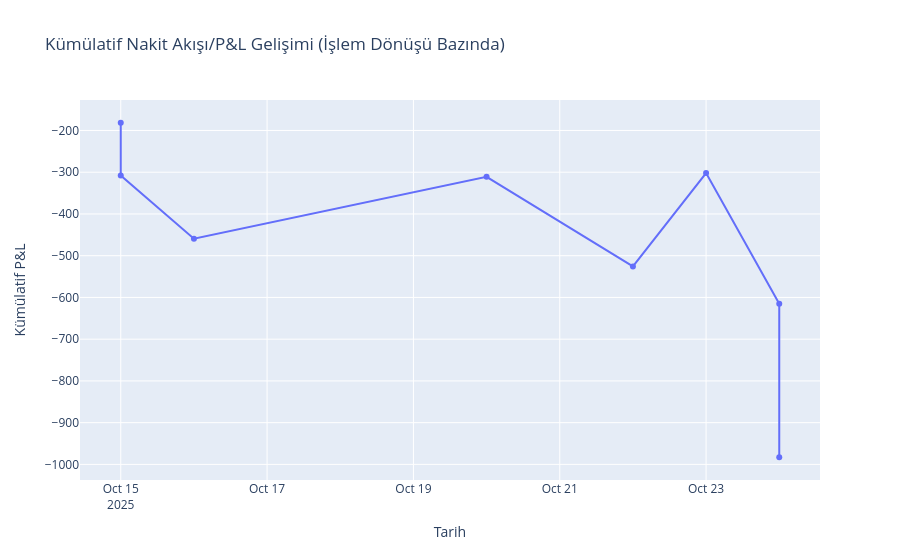
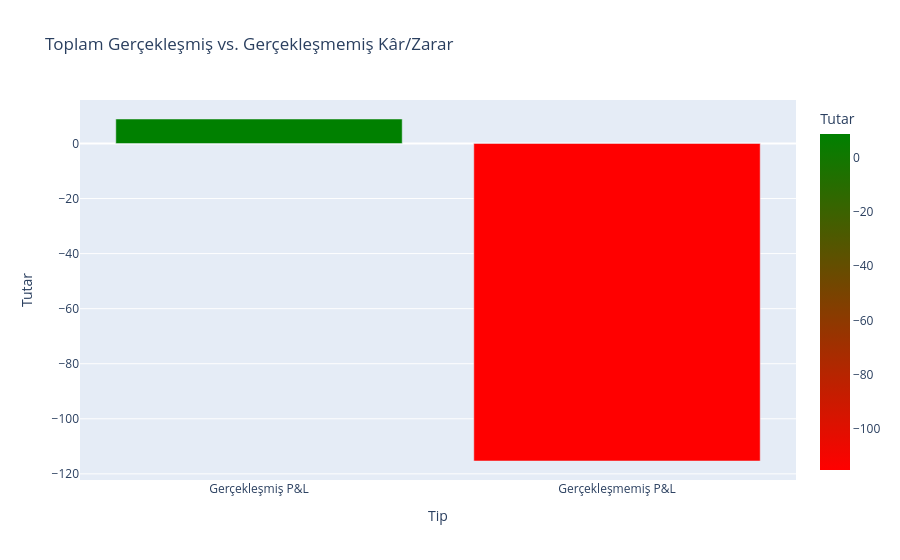
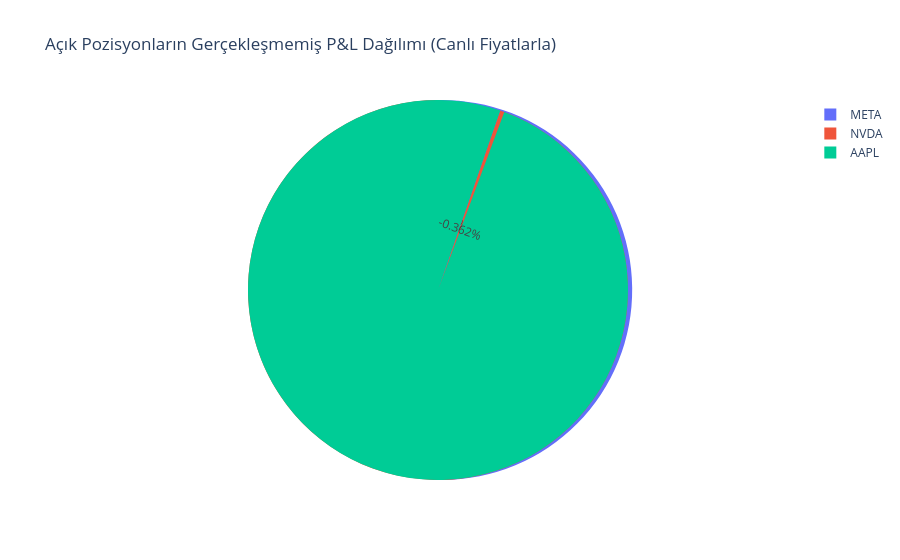

Notebook code for these charts, in order:
### Code cell
import pandas as pd
import plotly.express as px
import yfinance as yf
from IPython.display import display

# --- 1. Veriyi Oluşturma ve Ön İşleme ---
data = {
    'Sembol': ['NVDA', 'BRK.B', 'AAPL', 'AAPL', 'STX', 'STX', 'META', 'VOO'],
    'Tarih': ['15.10.2025', '15.10.2025', '16.10.2025', '20.10.2025', '22.10.2025', '23.10.2025', '24.10.2025', '24.10.2025'],
    'Alınan Miktar ($)': [180.00, 125.00, 150.00, 150.00, 213.13, 225.03, 311.29, 366.48], 
    'İşlem Ücreti': [1.5, 1.5, 1.5, 1.5, 1.5, 1.5, 1.5, 1.5],
    'O anki fiyat': [179.57, 492.89, 247.39, 258.62, 213.13, 225.03, 622.57, 732.95],
    'İşlem': ['BUY', 'BUY', 'BUY', 'SELL', 'BUY', 'SELL', 'BUY', 'BUY'],
    'İşlem Dönüşü ($)': [-181.5, -126.5, -151.5, 148.5, -214.63, 223.53, -312.79, -367.98]
}

df = pd.DataFrame(data)
df['Tarih'] = pd.to_datetime(df['Tarih'], format='%d.%m.%Y')
df['Adet'] = (df['Alınan Miktar ($)'] / df['O anki fiyat']).round(3)
df['Nakış Akışı'] = df['İşlem Dönüşü ($)']

# --- 2. Portföy Durumunu Belirleme (Açık ve Kapanmış Pozisyonlar) ---

net_pozisyonlar = df.groupby(['Sembol', 'İşlem']).agg({'Adet': 'sum'}).unstack(fill_value=0)
net_pozisyonlar.columns = net_pozisyonlar.columns.droplevel(0)
net_pozisyonlar['Net Adet'] = net_pozisyonlar['BUY'] - net_pozisyonlar['SELL']
net_pozisyonlar = net_pozisyonlar.reset_index()

open_df_positions = net_pozisyonlar[net_pozisyonlar['Net Adet'] > 0]
closed_symbols = net_pozisyonlar[net_pozisyonlar['Net Adet'] == 0]['Sembol'].tolist()
open_symbols = open_df_positions['Sembol'].tolist()

# --- 3. YFINANCE ile Canlı Fiyat Çekme ve BRK.B Sorununu Çözme ---
print(f"Canlı fiyatı çekilecek açık pozisyonlar: {open_symbols}")

current_prices = {}
for symbol in open_symbols:
    try:
        # Her sembolü tek tek çekmeyi deniyoruz, bu BRK.B gibi zorlu sembollerde daha güvenilir.
        ticker = yf.Ticker(symbol)
        price_data = ticker.history(period="1d")['Close']
        if not price_data.empty:
            current_prices[symbol] = price_data.iloc[-1]
        else:
            print(f"UYARI: {symbol} için güncel fiyat bulunamadı. Fiyat 0.0 olarak ayarlandı.")
            current_prices[symbol] = 0.0
    except Exception as e:
        print(f"HATA: {symbol} için fiyat çekilemedi: {e}. Fiyat 0.0 olarak ayarlandı.")
        current_prices[symbol] = 0.0

# --- 4. Gerçekleşmemiş P&L Hesaplama (Açık Pozisyonlar) ---

open_df = open_df_positions.copy()
open_df['Canlı_Fiyat'] = open_df['Sembol'].map(current_prices)

# Ortalama Alış Fiyatını Hesapla (Sembolün ilk 'BUY' fiyatını baz alıyoruz)
average_buy_prices = df[df['İşlem'] == 'BUY'].drop_duplicates(subset='Sembol', keep='first').set_index('Sembol')['O anki fiyat']
open_df['Ort_Alış_Fiyat'] = open_df['Sembol'].map(average_buy_prices)

open_df['Gerçekleşmemiş_P&L'] = (open_df['Canlı_Fiyat'] - open_df['Ort_Alış_Fiyat']) * open_df['Net Adet']
open_df['Piyasa_Değeri'] = open_df['Canlı_Fiyat'] * open_df['Net Adet']

# --- 5. Gerçekleşmiş P&L Hesaplama (Kapanmış Pozisyonlar) ---

# Kapanmış sembollerin tüm nakit akışı toplanır. (AAPL ve STX'in net P&L'i)
# AAPL ve STX'in net adedi 0 olduğu için bu, gerçekleşmiş P&L'dir.
closed_pl_df = df[df['Sembol'].isin(closed_symbols)].groupby('Sembol').agg(
    {'Nakış Akışı': 'sum'}
).reset_index().rename(columns={'Nakış Akışı': 'Gerçekleşmiş P&L ($)'})


# --- 6. Temel Metrikler ve Görselleştirme ---

toplam_gerçekleşmiş_pl = closed_pl_df['Gerçekleşmiş P&L ($)'].sum()
toplam_gerçekleşmemiş_pl = open_df['Gerçekleşmemiş_P&L'].sum()

print("\n" + "="*80)
print("              NASDAQ PORTFÖY VE İŞLEM ANALİZ RAPORU")
print("="*80)

# --- A) GENEL PORTFÖY ÖZETİ ---
print("\n--- 1. GENEL P&L ÖZETİ (Tüm Zamanlar) ---")
print(f"1. Gerçekleşmiş (Kapanmış) Toplam Kâr/Zarar: ${toplam_gerçekleşmiş_pl:.2f}")
print(f"2. Gerçekleşmemiş (Açık Pozisyon) Kâr/Zarar: ${toplam_gerçekleşmemiş_pl:.2f}")
print(f"3. Açık Pozisyonların TOPLAM PİYASA DEĞERİ:  ${open_df['Piyasa_Değeri'].sum():.2f}")

# --- B) KAPALI İŞLEMLERİN ANALİZİ ---
print("\n--- 2. KAPALI İŞLEMLER ANALİZİ (Gerçekleşmiş Kâr/Zarar) ---")
display(closed_pl_df)
# Yorum: AAPL ve STX işlemlerinizden elde edilen net kâr/zarar gösterilir.

# --- C) AÇIK POZİSYONLARIN ANALİZİ ---
print("\n--- 3. AÇIK POZİSYONLAR ANALİZİ (Canlı) ---")
display(open_df[['Sembol', 'Net Adet', 'Ort_Alış_Fiyat', 'Canlı_Fiyat', 'Gerçekleşmemiş_P&L', 'Piyasa_Değeri']])

# --- D) GÖRSELLEŞTİRMELER ---

# D.1) Kümülatif P&L Gelişimi
df_cum_pl = df.sort_values('Tarih').copy()
df_cum_pl['Kümülatif P&L'] = df_cum_pl['Nakış Akışı'].cumsum()

fig_cum_pl = px.line(
    df_cum_pl, 
    x='Tarih', 
    y='Kümülatif P&L', 
    title='Kümülatif Nakit Akışı/P&L Gelişimi (İşlem Dönüşü Bazında)',
    markers=True
)
fig_cum_pl.show()

# D.2) Gerçekleşmiş ve Gerçekleşmemiş P&L Karşılaştırması (Yeni Grafik)
pl_comparison = pd.DataFrame({
    'Tip': ['Gerçekleşmiş P&L', 'Gerçekleşmemiş P&L'],
    'Tutar': [toplam_gerçekleşmiş_pl, toplam_gerçekleşmemiş_pl]
})

fig_bar_pl = px.bar(
    pl_comparison,
    x='Tip',
    y='Tutar',
    color='Tutar',
    color_continuous_scale=['red', 'green'],
    title='Toplam Gerçekleşmiş vs. Gerçekleşmemiş Kâr/Zarar'
)
fig_bar_pl.update_layout(showlegend=False)
fig_bar_pl.show()

# D.3) Açık Pozisyonların P&L Dağılımı
fig_unrealized = px.pie(
    open_df, 
    values='Gerçekleşmemiş_P&L', 
    names='Sembol', 
    title='Açık Pozisyonların Gerçekleşmemiş P&L Dağılımı (Canlı Fiyatlarla)'
)
fig_unrealized.show()

### Figure 1 — Plotly figure (JSON) as saved in the notebook; plotly's stock layout.template omitted (floating-point values rounded to 4 significant figures)
{"data": [{"hovertemplate": "Tarih=%{x}<br>Kümülatif P&L=%{y}<extra></extra>", "legendgroup": "", "line": {"color": "#636efa", "dash": "solid"}, "marker": {"symbol": "circle"}, "mode": "lines+markers", "name": "", "orientation": "v", "showlegend": false, "type": "scatter", "x": ["2025-10-15T00:00:00.000000000", "2025-10-15T00:00:00.000000000", "2025-10-16T00:00:00.000000000", "2025-10-20T00:00:00.000000000", "2025-10-22T00:00:00.000000000", "2025-10-23T00:00:00.000000000", "2025-10-24T00:00:00.000000000", "2025-10-24T00:00:00.000000000"], "xaxis": "x", "y": [-181.5, -308.0, -459.5, -311.0, -525.6, -302.1, -614.9, -982.9], "yaxis": "y"}], "layout": {"legend": {"tracegroupgap": 0}, "title": {"text": "Kümülatif Nakit Akışı/P&L Gelişimi (İşlem Dönüşü Bazında)"}, "xaxis": {"anchor": "y", "domain": [0, 1], "title": {"text": "Tarih"}}, "yaxis": {"anchor": "x", "domain": [0, 1], "title": {"text": "Kümülatif P&L"}}}}

### Figure 2 — Plotly figure (JSON) as saved in the notebook; plotly's stock layout.template omitted (floating-point values rounded to 4 significant figures)
{"data": [{"hovertemplate": "Tip=%{x}<br>Tutar=%{marker.color}<extra></extra>", "legendgroup": "", "marker": {"color": [8.9, -115.3], "coloraxis": "coloraxis", "pattern": {"shape": ""}}, "name": "", "orientation": "v", "showlegend": false, "textposition": "auto", "type": "bar", "x": ["Gerçekleşmiş P&L", "Gerçekleşmemiş P&L"], "xaxis": "x", "y": [8.9, -115.3], "yaxis": "y"}], "layout": {"barmode": "relative", "coloraxis": {"colorbar": {"title": {"text": "Tutar"}}, "colorscale": [[0, "red"], [1, "green"]]}, "legend": {"tracegroupgap": 0}, "showlegend": false, "title": {"text": "Toplam Gerçekleşmiş vs. Gerçekleşmemiş Kâr/Zarar"}, "xaxis": {"anchor": "y", "domain": [0, 1], "title": {"text": "Tip"}}, "yaxis": {"anchor": "x", "domain": [0, 1], "title": {"text": "Tutar"}}}}

### Figure 3 — Plotly figure (JSON) as saved in the notebook; plotly's stock layout.template omitted (floating-point values rounded to 4 significant figures)
{"data": [{"domain": {"x": [0, 1], "y": [0, 1]}, "hovertemplate": "Sembol=%{label}<br>Gerçekleşmemiş_P&L=%{value}<extra></extra>", "labels": ["AAPL", "BRK.B", "META", "NVDA", "VOO"], "legendgroup": "", "name": "", "showlegend": true, "type": "pie", "values": [0.4178, -125.2, 58.07, 6.124, -54.75]}], "layout": {"legend": {"tracegroupgap": 0}, "title": {"text": "Açık Pozisyonların Gerçekleşmemiş P&L Dağılımı (Canlı Fiyatlarla)"}}}
